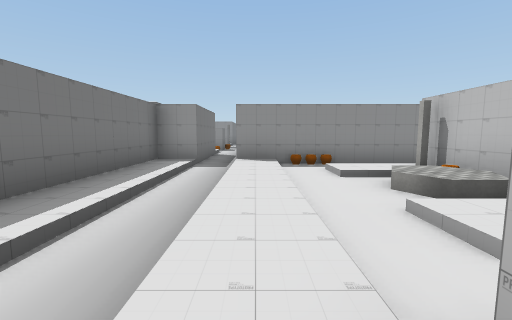
view 1 (above)

19 first-person views from a walk through a Unity game level. The camera is 1.3 m above the floor, tilts 6° down and sees 90° across. The floor is counted in squares, 2 m on a side. Each view is taken from the middle of a square. On the plan, view 1 faces up. The plan holds only what a view shows up to about 9 squares ahead; the rest is blank. The place goes on beyond the plan. The player character is not drawn. Some surface patterns are stand-ins.

view 2
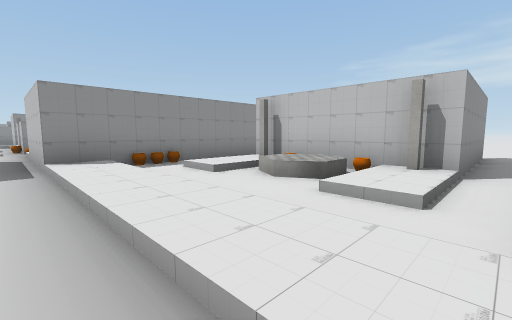

view 3
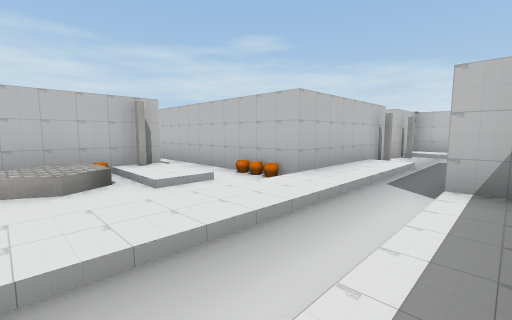

view 4
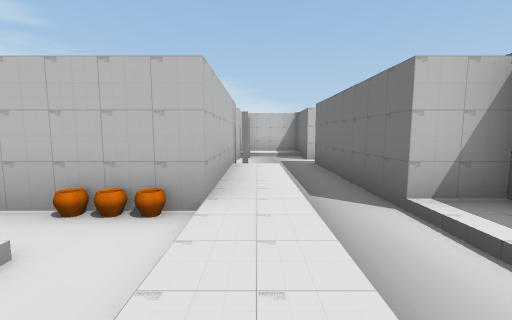

view 5
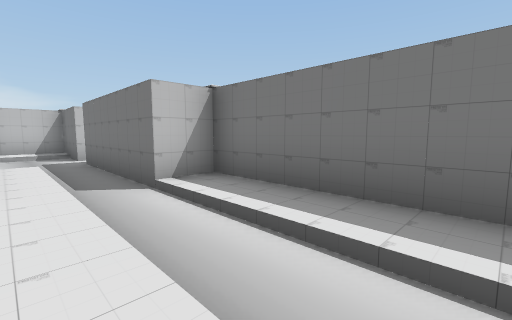

view 6
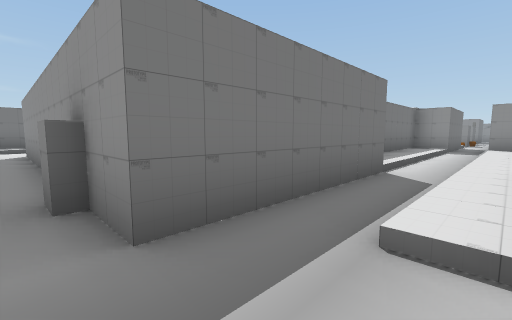

view 7
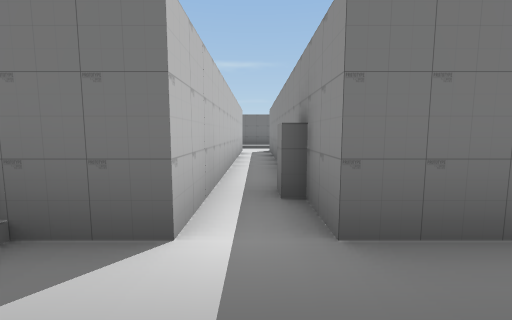

view 8
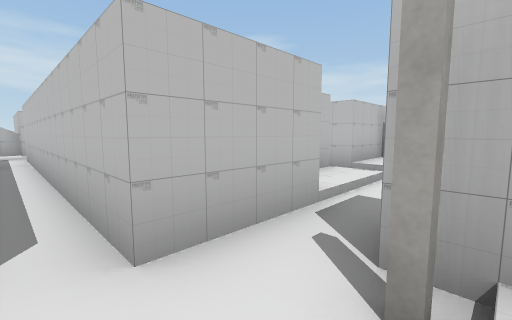

view 9
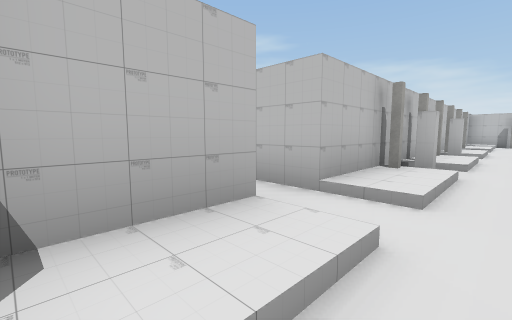

view 10
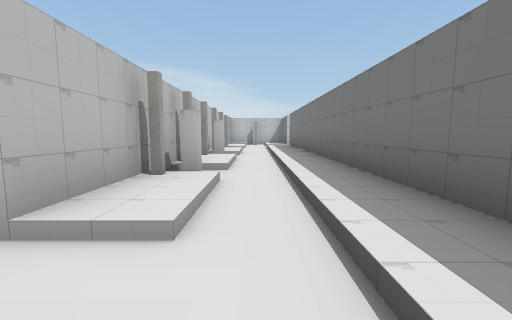

view 11
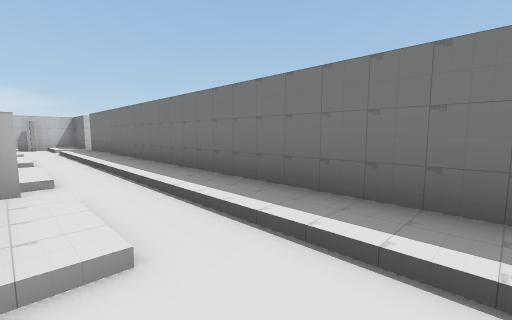

view 12
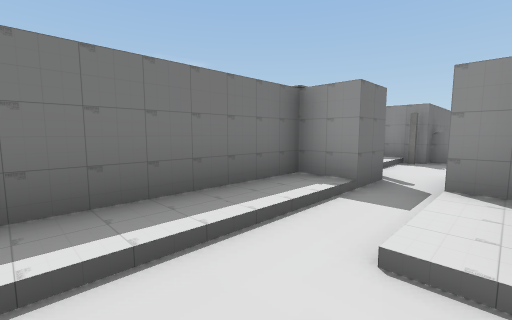

view 13
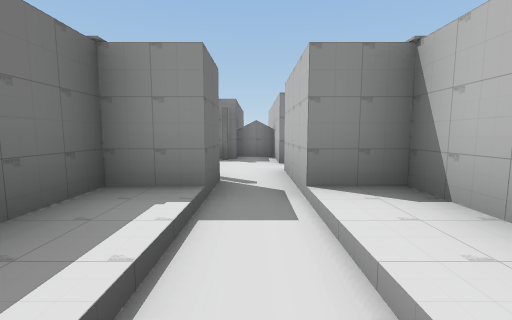

view 14
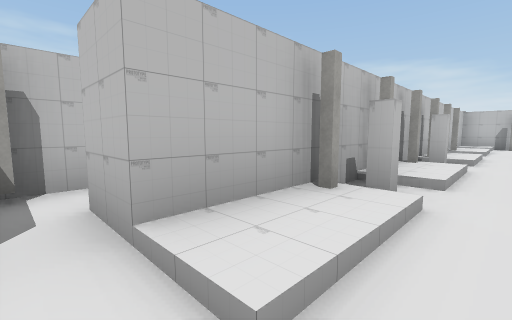

view 15
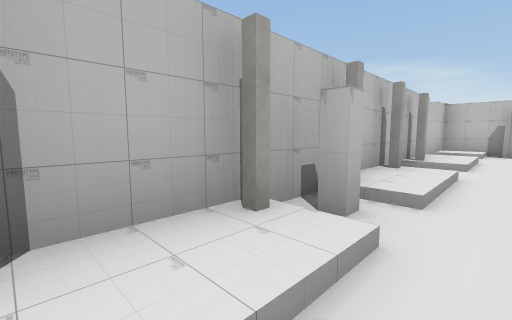

view 16
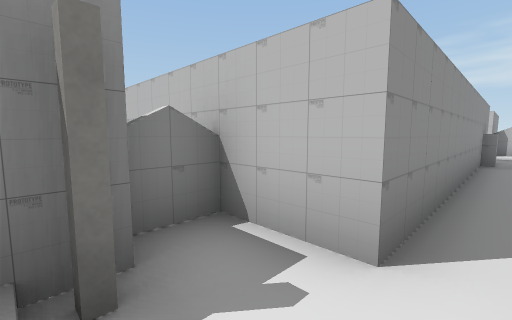

view 17
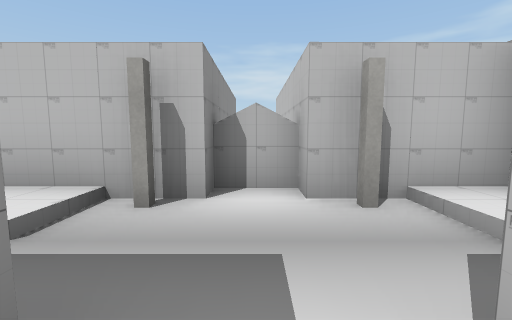

view 18
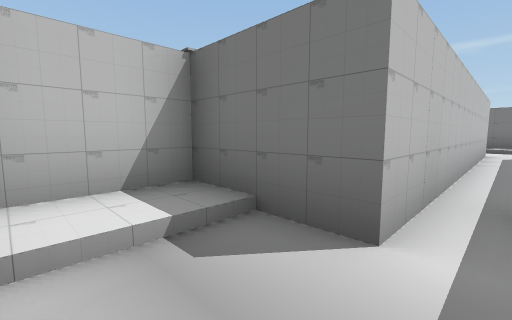

view 19
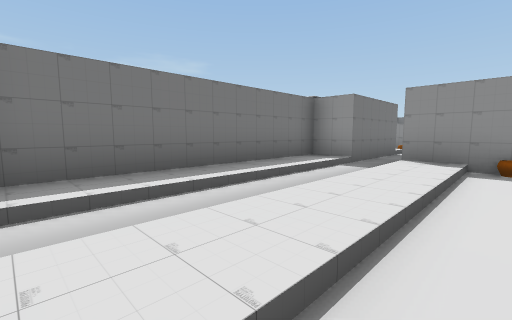

### Floor plan
Key: @ floor where view 1 was taken; # wall or solid block; . main floor; : floor 0.25 m higher than the main floor; / step, stairs or slope; O other object.
Columns run from 12 left of view 1 to 8 right of it. Each row starts with its distance up from view 1.
 12            .#
 11            .
 10            .
  9           #.#
  8           #.#
  7          ##.######
  6          #:.:/.
  5          #:.:.:/#
  4          #:.:.//#
  3          #:.:.//#
  2          #:.:.:/####
  1          #:.:/.......
  0          ##.@######
 -1           #.:#
 -2  ###      #.:#
 -3 ##.########..##
 -4 #/...........#
 -5 ##.########..##
 -6 ##.#      #::#
 -7 #:.##     ####
 -8 #:.:#
 -9 #:..###
-10 #:.:#.#
-11 #:.##
-12 #:.O#
-13 #:.##
-14 #:.##
-15 #:.O#
-16 #:.##
-17 #:.##
-18 #:..#

Where each view was taken, in squares from view 1:
view 1: 0 up, 0 right, facing up
view 2: 1 up, 1 left, facing up-right
view 3: 4 up, 2 left, facing down-right
view 4: 3 up, 0 right, facing down
view 5: 4 up, 0 right, facing down-left
view 6: 4 down, 0 right, facing up-left
view 7: 4 down, 0 right, facing left
view 8: 4 down, 11 left, facing down-right
view 9: 7 down, 10 left, facing down-right
view 10: 8 down, 10 left, facing down
view 11: 8 down, 9 left, facing down-left
view 12: 10 down, 9 left, facing up-left
view 13: 9 down, 10 left, facing up
view 14: 9 down, 10 left, facing down-right
view 15: 13 down, 10 left, facing down-right
view 16: 4 down, 11 left, facing up-right
view 17: 4 down, 2 left, facing right
view 18: 4 down, 0 right, facing down-left
view 19: 1 up, 1 right, facing up-left
